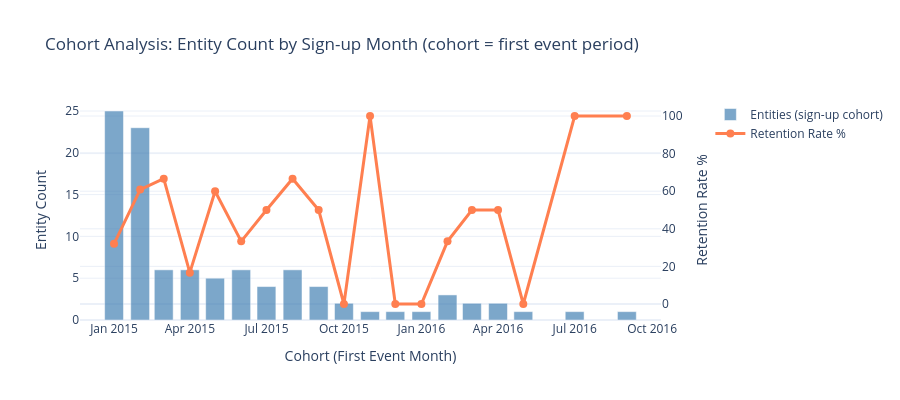

The code cell stored with this chart in its notebook:
### Markdown cell above
## 1c.7 Cohort Analysis

**📖 Understanding Cohorts:**
- Group entities by when they first appeared (signup cohort)
- Compare behavior across cohorts
- Identify if acquisition quality changed over time

**Cohorts vs Segments:** Cohorts are time-bound groups (when entities joined), while segments are attribute-based groups (what entities are). Cohorts are fixed at signup; segments can change over time.

**Other time-based cohort ideas:**
- First purchase date (not just signup)
- First feature usage (e.g., "first mobile app use")
- Campaign/promotion exposure date
- Onboarding completion date
- Product version or pricing plan at signup time

These can be derived as custom features if your data contains the relevant timestamps.

### Code cell
# Cohort Analysis - computation and visualization
from customer_retention.stages.profiling import analyze_cohort_distribution, generate_cohort_recommendations

COHORT_RECOMMENDATIONS = []
cohort_dist = None

if ENTITY_COLUMN and not LIGHT_RUN:
    first_events = df.groupby(ENTITY_COLUMN)[TIME_COLUMN].min().reset_index()
    first_events.columns = [ENTITY_COLUMN, "first_event"]
    cohort_dist = analyze_cohort_distribution(first_events, "first_event")

    cohort_result = analyzer.analyze_cohorts(
        df, entity_column=ENTITY_COLUMN, cohort_column=TIME_COLUMN,
        target_column=TARGET_COLUMN, period="M"
    )

    print("👥 COHORT ANALYSIS")
    print("="*50)
    print(f"\nEntity Onboarding: {cohort_dist.dominant_pct:.0f}% in {cohort_dist.dominant_year}, {cohort_dist.num_years} years total")

    if len(cohort_result) > 0:
        cohort_sorted = cohort_result.sort_values("cohort")
        has_retention = "retention_rate" in cohort_sorted.columns

        fig = make_subplots(specs=[[{"secondary_y": True}]]) if has_retention else go.Figure()

        fig.add_trace(go.Bar(
            x=cohort_sorted["cohort"].astype(str), y=cohort_sorted["entity_count"],
            name="Entities (sign-up cohort)", marker_color="steelblue", opacity=0.7
        ), secondary_y=False) if has_retention else fig.add_trace(go.Bar(
            x=cohort_sorted["cohort"].astype(str), y=cohort_sorted["entity_count"],
            name="Entities (sign-up cohort)", marker_color="steelblue", opacity=0.7
        ))

        if has_retention:
            fig.add_trace(go.Scatter(
                x=cohort_sorted["cohort"].astype(str), y=cohort_sorted["retention_rate"] * 100,
                mode="lines+markers", name="Retention Rate %",
                line=dict(color="coral", width=3), marker=dict(size=8)
            ), secondary_y=True)
            fig.update_yaxes(title_text="Retention Rate %", secondary_y=True)

        fig.update_layout(
            title="Cohort Analysis: Entity Count by Sign-up Month (cohort = first event period)",
            xaxis_title="Cohort (First Event Month)", template="plotly_white", height=400
        )
        fig.update_yaxes(title_text="Entity Count", secondary_y=False) if has_retention else fig.update_yaxes(title_text="Entity Count")
        display_figure(fig)
elif LIGHT_RUN:
    print("Cohort analysis skipped (LIGHT_RUN)")

### Figure 1 — Plotly figure (JSON) as saved in the notebook; plotly's stock layout.template omitted (floating-point values rounded to 4 significant figures)
{"data": [{"marker": {"color": "steelblue"}, "name": "Entities (sign-up cohort)", "opacity": 0.7, "type": "bar", "x": ["2015-01", "2015-02", "2015-03", "2015-04", "2015-05", "2015-06", "2015-07", "2015-08", "2015-09", "2015-10", "2015-11", "2015-12", "2016-01", "2016-02", "2016-03", "2016-04", "2016-05", "2016-07", "2016-09"], "xaxis": "x", "y": [25, 23, 6, 6, 5, 6, 4, 6, 4, 2, 1, 1, 1, 3, 2, 2, 1, 1, 1], "yaxis": "y"}, {"line": {"color": "coral", "width": 3}, "marker": {"size": 8}, "mode": "lines+markers", "name": "Retention Rate %", "type": "scatter", "x": ["2015-01", "2015-02", "2015-03", "2015-04", "2015-05", "2015-06", "2015-07", "2015-08", "2015-09", "2015-10", "2015-11", "2015-12", "2016-01", "2016-02", "2016-03", "2016-04", "2016-05", "2016-07", "2016-09"], "xaxis": "x", "y": [32.0, 60.87, 66.67, 16.67, 60.0, 33.33, 50.0, 66.67, 50.0, 0.0, 100.0, 0.0, 0.0, 33.33, 50.0, 50.0, 0.0, 100.0, 100.0], "yaxis": "y2"}], "layout": {"height": 400, "title": {"text": "Cohort Analysis: Entity Count by Sign-up Month (cohort = first event period)"}, "xaxis": {"anchor": "y", "domain": [0.0, 0.94], "title": {"text": "Cohort (First Event Month)"}}, "yaxis": {"anchor": "x", "domain": [0.0, 1.0], "title": {"text": "Entity Count"}}, "yaxis2": {"anchor": "x", "overlaying": "y", "side": "right", "title": {"text": "Retention Rate %"}}}}
